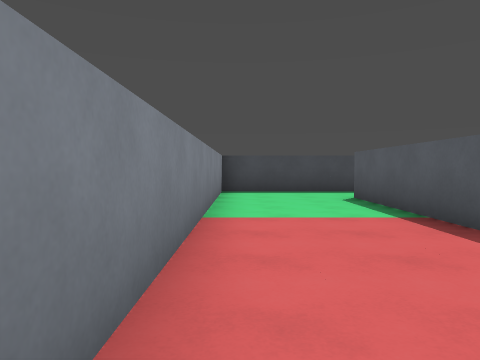
view 1 (above)

24 first-person views from a walk through a 3-D level made in the Godot game engine. The camera is 1.3 m above the floor, tilts 2° down and sees 70° across. The floor is counted in squares, 2 m on a side. Each view is taken from the middle of a square. On the plan, view 1 faces up. The plan holds only what a view shows up to about 10 squares ahead; the rest is blank. The place goes on beyond the plan. Surface patterns are stand-ins for the level's own textures.

view 2
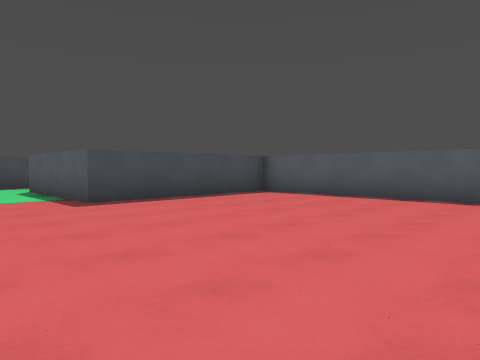

view 3
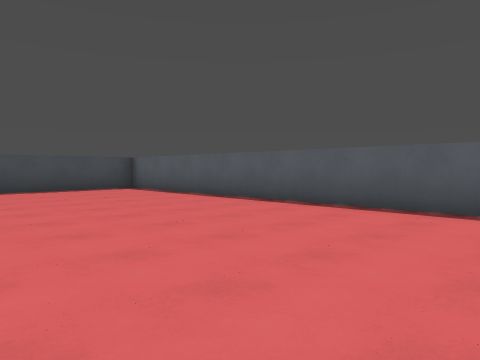

view 4
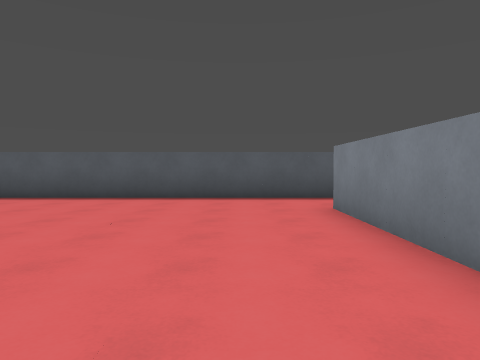

view 5
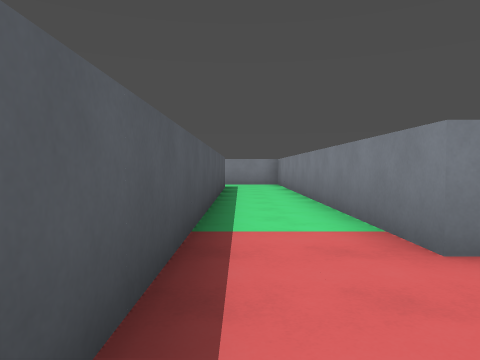

view 6
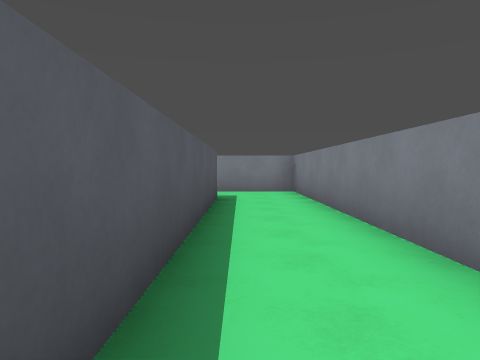

view 7
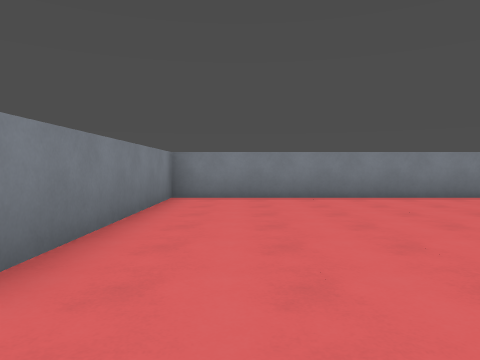

view 8
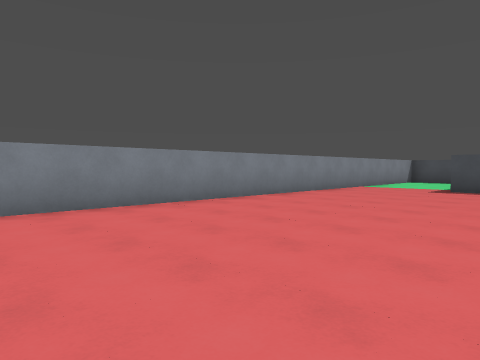

view 9
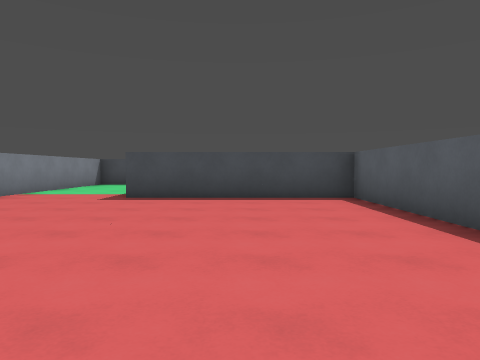

view 10
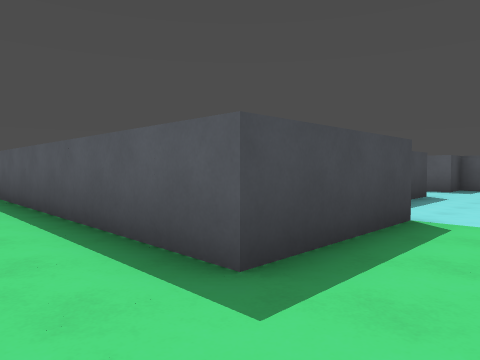

view 11
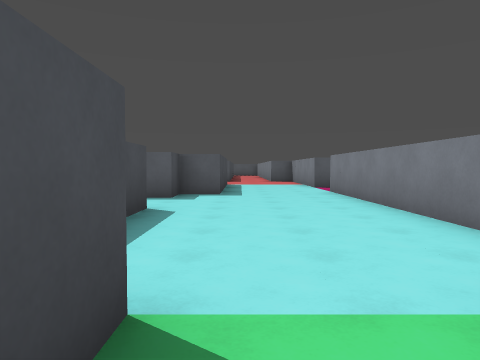

view 12
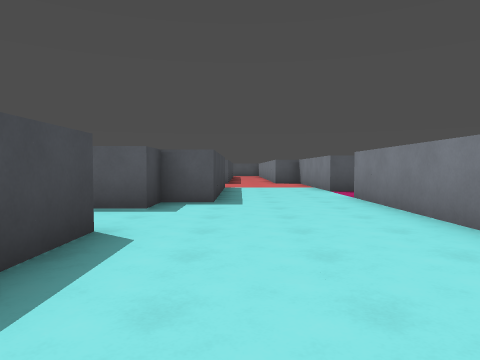

view 13
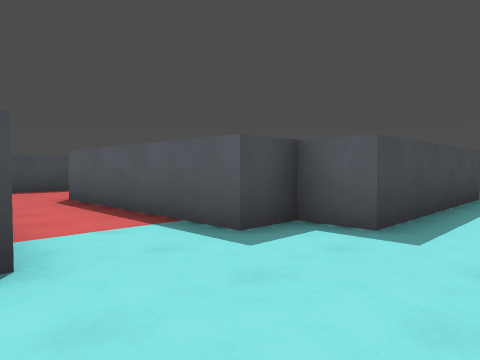

view 14
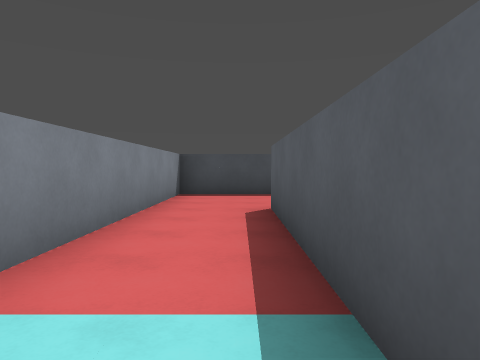

view 15
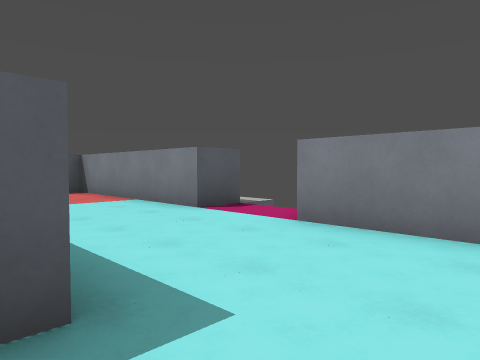

view 16
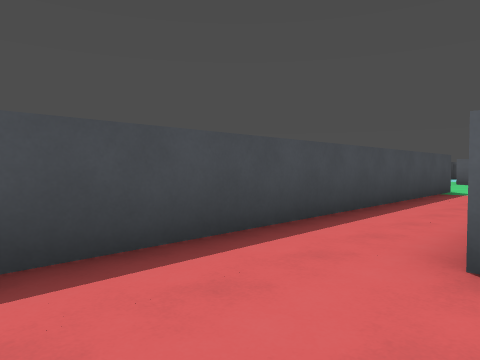

view 17
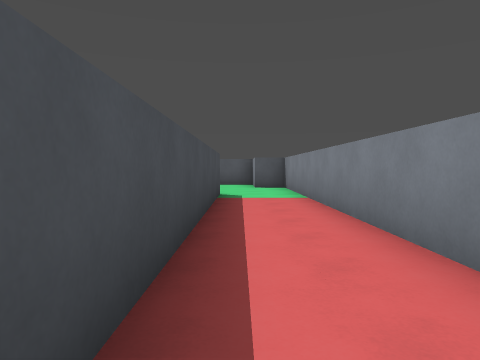

view 18
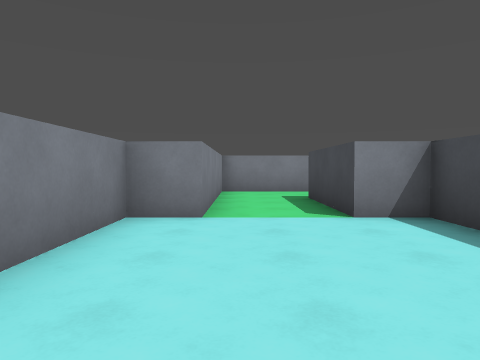

view 19
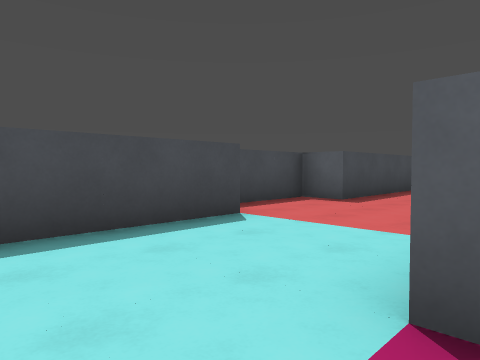

view 20
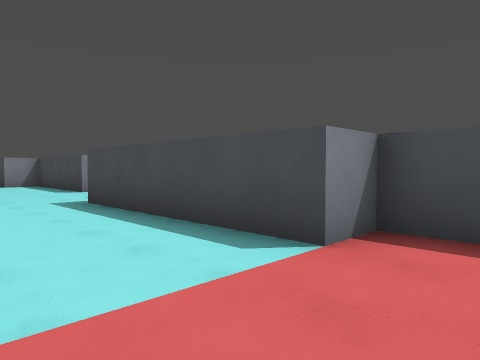

view 21
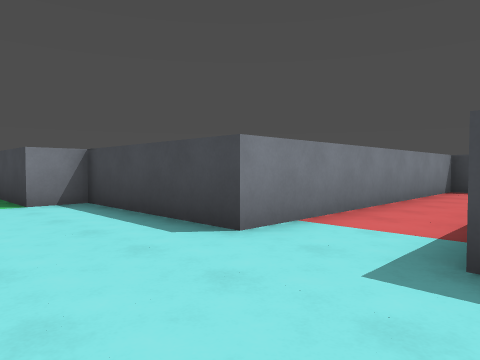

view 22
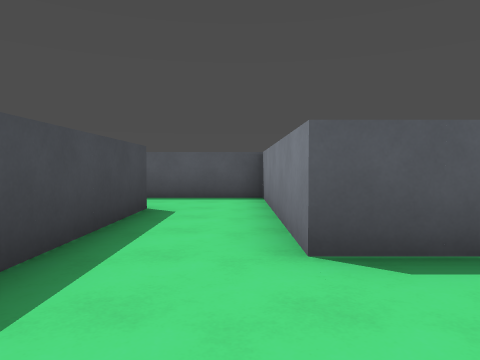

view 23
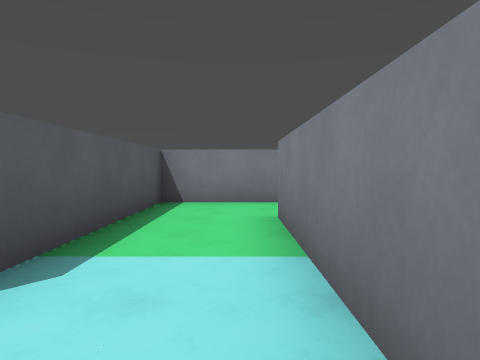

view 24
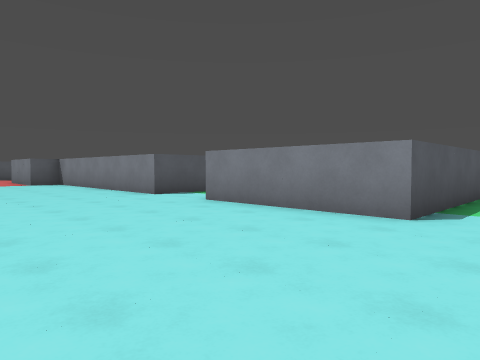

### Floor plan
Points are (right, up) in squares from view 1. A wall is a line through its corners. A room is listed if a view was taken in it or the views show most of it. See-through windows are left out.
Room 1 (views 1, 2, 3, 4, 5, 6, 7, 8, 9, 10, 11, 22)
walls: (-0.5, 9.1) (-0.5, -8.5) (5.5, -8.5) (5.5, -19.5) (10.5, -19.5) (10.5, -20.5) (11.5, -20.5); (10.5, -17.5) (7.5, -17.5) (7.5, 3.5) (2.5, 3.5) (2.5, 7.5) (7.5, 7.5) (7.5, 12.5); (5.5, 13.4) (5.5, 9.5) (-0.5, 9.5)
ways out: opening at (10.7, -19) to room 2; opening at (6.5, 12.5) to room 3
Room 2 (views 12, 13, 14, 15, 16, 17, 18, 19, 20, 21)
walls: (20.5, -21.5) (20.5, -20.5) (24.5, -20.5); (11.5, -20.5) (18.5, -20.5); (19.1, -10.5) (24.5, -10.5); (24.5, -16.5) (22.5, -16.5) (22.5, -17.5) (17.5, -17.5) (17.5, -16.5) (16.5, -16.5) (16.5, -11.5); (24.5, -8.5) (14.5, -8.5) (14.5, -16.5) (10.5, -16.5) (10.5, -17.5)
ways out: opening at (10.7, -19) to room 1; opening at (19.5, -21)
Room 3 (views 23, 24)
walls: (13.5, 10.9) (13.5, 12.5) (15.8, 12.5); (7.5, 12.5) (11.5, 12.5)
ways out: opening at (6.5, 12.5) to room 1

Positions as (right, up) in squares from view 1, and headings:
1: (0, 0), facing up
2: (0, -3), facing up-right
3: (2, -7), facing up-right
4: (0, -7), facing right
5: (7, -6), facing down
6: (7, -10), facing down
7: (7, -7), facing left
8: (5, -7), facing up-left
9: (5, -4), facing up
10: (6, -19), facing up-right
11: (9, -18), facing right
12: (11, -18), facing right
13: (14, -19), facing up-right
14: (16, -17), facing up
15: (16, -17), facing down-right
16: (15, -11), facing up-right
17: (17, -9), facing right
18: (15, -19), facing left
19: (19, -21), facing up-right
20: (24, -20), facing up-left
21: (17, -19), facing up-left
22: (0, 8), facing right
23: (6, 14), facing down
24: (6, 17), facing down-right
